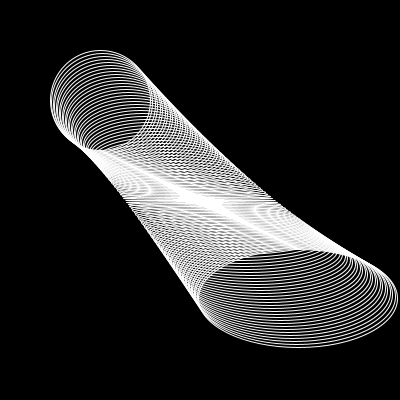
Frame 1 (no input)
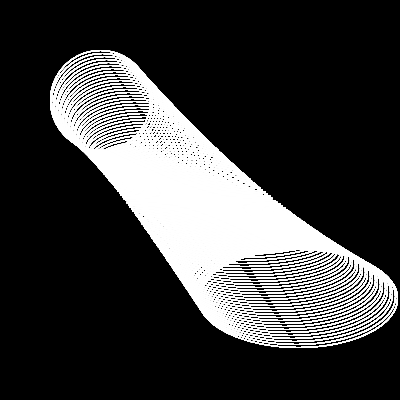
Frame 60 (the mouse pressed at the canvas centre just before this capture)
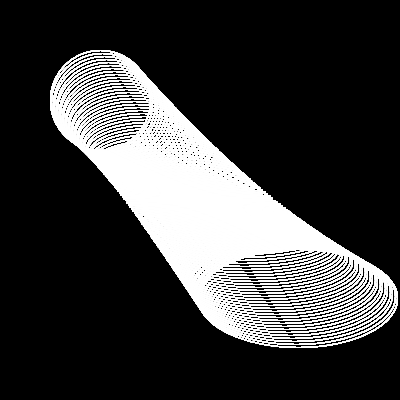
Frame 120 (the mouse held since frame 60 and released just before this capture)

The Processing sketch that drew these frames (run headless with seeded random() and noise(); from frame 60 on, the mouse is pressed at the canvas centre):

// Processing sketch: sketch_06
// ── sketch_06.pde
void setup() {
  size(400, 400);
  background(0);
  noFill();
  stroke(255);
}

void draw() {
  float i = 0;
  while(i < 100) {
    ellipse(100 + i*2, 100 + i*2, 100 + i, 100 - i*2);
    i = i + 1;
  }
}
